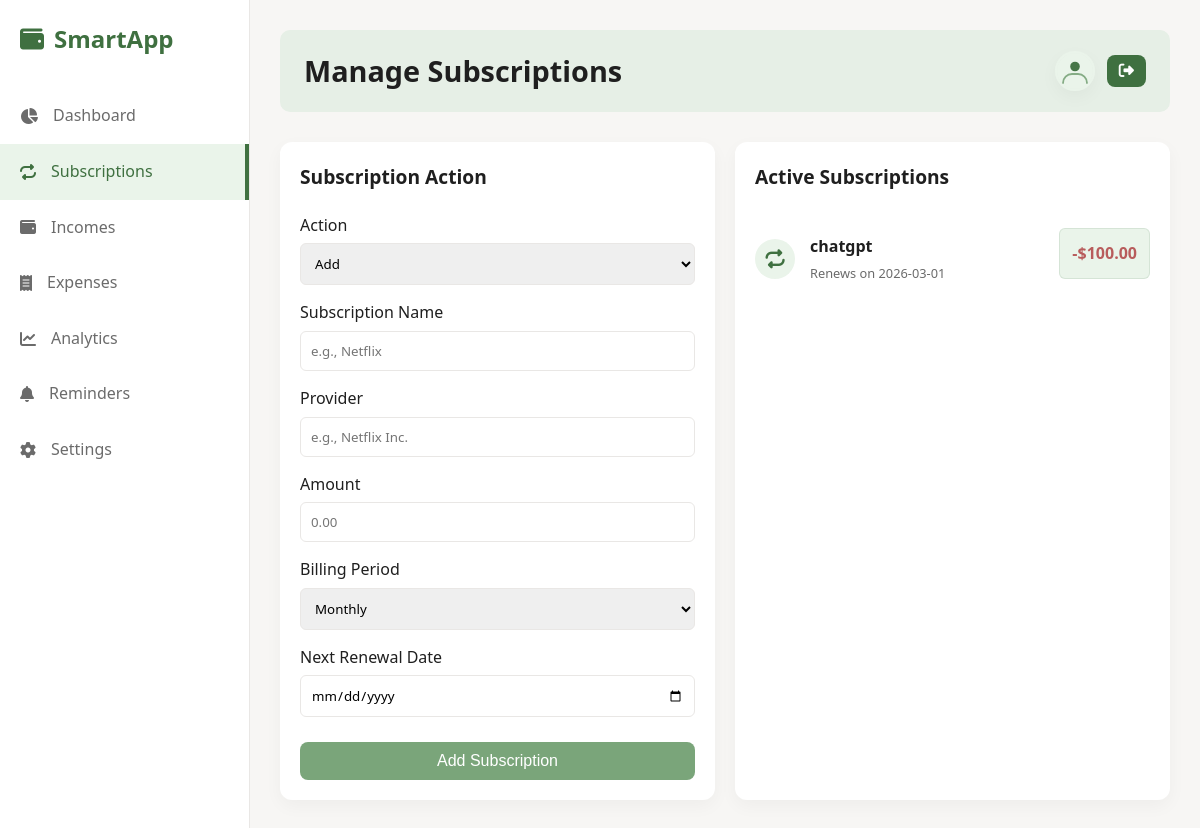
Before: /subscriptions (signed in) with the older database file.
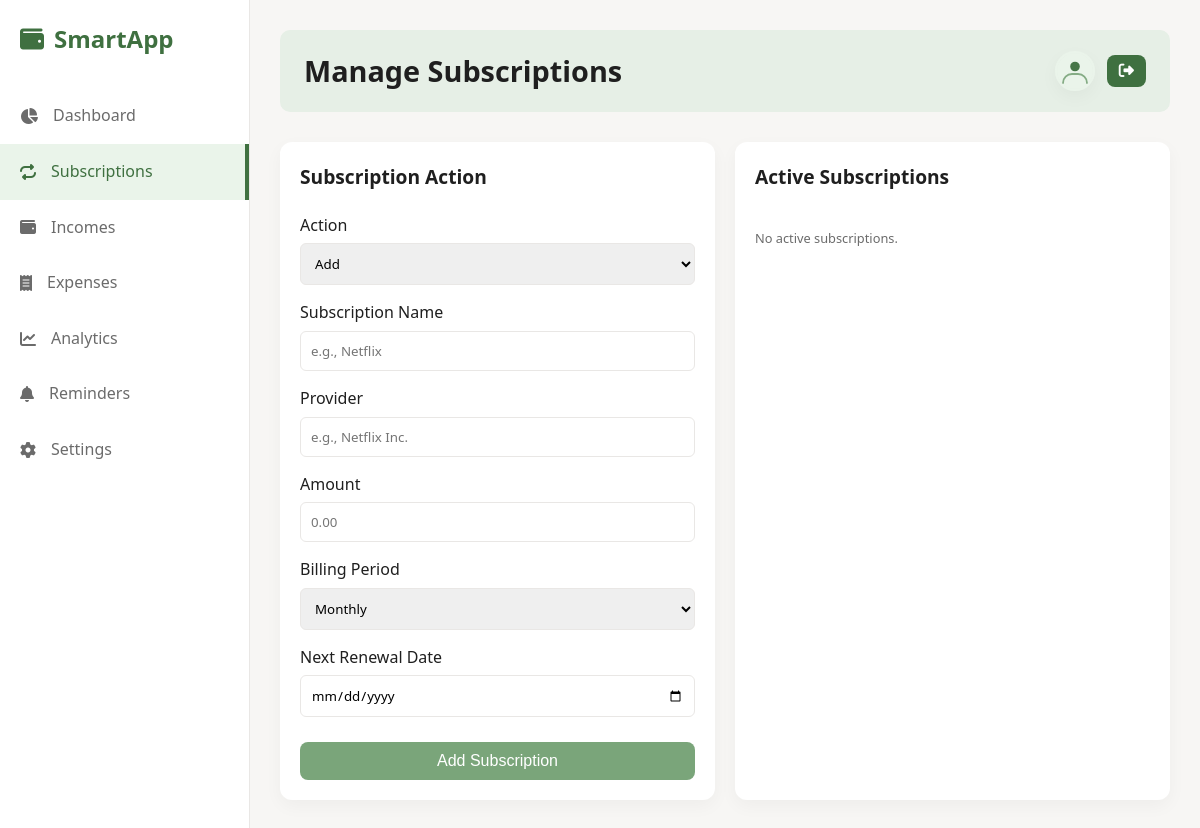
After: the same page with the newer database file.
### tables this page shows
CREATE TABLE subscriptions (
    id INTEGER PRIMARY KEY AUTOINCREMENT,
    user_id INTEGER NOT NULL,
    name TEXT NOT NULL,
    provider TEXT,
    amount REAL NOT NULL,
    currency TEXT DEFAULT 'USD',
    billing_period TEXT,
    next_renewal DATE,
    active INTEGER DEFAULT 1,
    created_at TEXT DEFAULT CURRENT_TIMESTAMP,
    FOREIGN KEY(user_id) REFERENCES users(id) ON DELETE CASCADE
);

### main.py (the view, shortened to what this page needs)
@app.route('/subscriptions', methods=['GET', 'POST'])
@login_required
def subscriptions():
    conn = sqlite3.connect(str(DB_PATH))
    conn.row_factory = sqlite3.Row
    cur = conn.cursor()
    uid = current_user.id
    cur.execute("SELECT * FROM subscriptions WHERE active = 1 AND user_id = ? ORDER BY next_renewal ASC", (uid,))
    active_subs = [dict(row) for row in cur.fetchall()]
    conn.close()
    return render_template('subscriptions.html', active_subs=active_subs)

### main.py (called while the page is built)
@login_manager.user_loader
def load_user(user_id):
    conn = sqlite3.connect(str(DB_PATH))
    conn.row_factory = sqlite3.Row
    cur = conn.cursor()
    cur.execute("SELECT * FROM users WHERE id = ?", (user_id,))
    row = cur.fetchone()
    conn.close()
    if row:
        return User(id=row['id'], username=row['username'], email=row['email'])
    return None

### templates/subscriptions.html (shortened to what this page needs)
{% extends "base.html" %}
{% block header_title %}Manage Subscriptions{% endblock %}
{% block content %}
<div class="lists-grid">
    <div class="list-card">
        <h2>Subscription Action</h2>
        <form action="{{ url_for('subscriptions') }}" method="POST" id="sub-form">
            <div class="form-group">
                <label for="action">Action</label>
                <select id="action" name="action" class="form-control" required>
                    <option value="add">Add</option>
                </select>
            </div>
            <div id="fields">
                <div class="form-group">
                    <label for="name">Subscription Name</label>
                    <input type="text" id="name" name="name" class="form-control" placeholder="e.g., Netflix">
                </div>
                <div class="form-group">
                    <label for="provider">Provider</label>
                    <input type="text" id="provider" name="provider" class="form-control" placeholder="e.g., Netflix Inc.">
                </div>
                <div class="form-group">
                    <label for="amount">Amount</label>
                    <input type="number" id="amount" name="amount" class="form-control" step="0.01" placeholder="0.00">
                </div>
                <div class="form-group">
                    <label for="billing_period">Billing Period</label>
                    <select id="billing_period" name="billing_period" class="form-control">
                        <option value="Monthly">Monthly</option>
                    </select>
                </div>
                <div class="form-group">
                    <label for="next_renewal">Next Renewal Date</label>
                    <input type="date" id="next_renewal" name="next_renewal" class="form-control">
                </div>
            </div>
            <button type="submit" class="btn-submit" id="submit-btn">Save</button>
        </form>
    </div>
    <div class="list-card">
        <h2>Active Subscriptions</h2>
        <ul class="activity-list">
            {% if active_subs %}
                {% for sub in active_subs %}
                <li>
                    <div class="activity-icon"><i class="fa-solid fa-repeat"></i></div>
                    <div class="activity-details">
                        <h4>{{ sub.name }}</h4>
                        <p>Renews on {{ sub.next_renewal or 'N/A' }}</p>
                    </div>
                    <div class="activity-amount alert">-${{ "%.2f"|format(sub.amount) }}</div>
                </li>
                {% endfor %}
            {% else %}
                <li>
                    <div class="activity-details">
                        <p style="color: var(--text-muted);">No active subscriptions.</p>
                    </div>
                </li>
            {% endif %}
        </ul>
    </div>
</div>
{% endblock %}

Changed rows visible on the page:
no longer on this page (row edited): subscriptions: name "chatgpt", next_renewal "2026-03-01", amount "100.00"
Other visible differences:
text now shown: "No active subscriptions."
